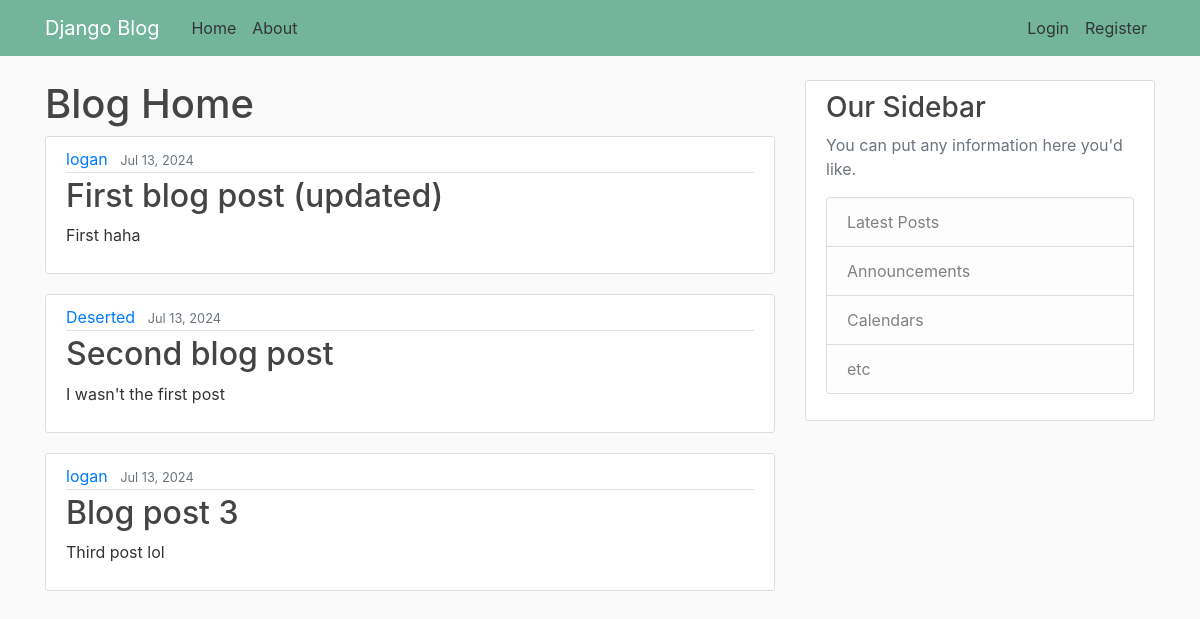
The page / on the database its author committed.
### blog_app/models.py (models this page shows, shortened)
class Post(models.Model):
    title = models.CharField(max_length=100)
    content = models.TextField()
    date_posted = models.DateTimeField(default=timezone.now)
    author = models.ForeignKey(User, on_delete=models.CASCADE)

### blog_app/views.py (the view)
# urls.py: path('', views.index, name='blog-index'),
def index(request):
    context = {
        'posts': Post.objects.all(),
        'title': 'Posts'
    }
    return render(request, 'blog_app/index.html', context)

### blog_app/templates/blog_app/index.html
{% extends "blog_app/base.html" %}
{% block content %}
    <h1>Blog Home</h1>
    {% for post in posts %}
        <article class="media content-section">
            <div class="media-body">
            <div class="article-metadata">
                <a class="mr-2" href="#">{{ post.author }}</a>
                <small class="text-muted">{{ post.date_posted|date:"M d, Y" }}</small>
            </div>
            <h2><a class="article-title" href="#">{{ post.title }}</a></h2>
            <p class="article-content">{{ post.content }}</p>
            </div>
        </article>
    {% endfor %}
{% endblock content %}

### blog_app/static/blog_app/main.css (style rules this page uses)
body { background: #fafafa; color: #333333; margin-top: 5rem; }
h1, h2, h3, h4, h5, h6 { color: #444444; }
.content-section { background: #ffffff; padding: 10px 20px; border: 1px solid #dddddd; border-radius: 3px; margin-bottom: 20px; }
.article-title { color: #444444; }
.article-content { white-space: pre-line; }
.article-metadata { padding-bottom: 1px; margin-bottom: 4px; border-bottom: 1px solid #e3e3e3 }

### rows shown on the page
Post: author "logan", date_posted "Jul 13, 2024", title "First blog post (updated)", content "First haha"
Post: author "Deserted", date_posted "Jul 13, 2024", title "Second blog post", content "I wasn't the first post"
Post: author "logan", date_posted "Jul 13, 2024", title "Blog post 3", content "Third post lol"
